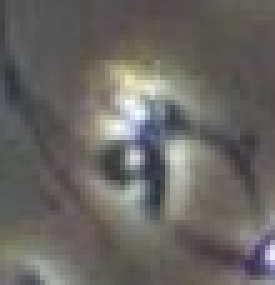
#> input picture sperm_roi/sperm_0/segment_0/frame_11.jpg, 55 x 57 px (shown 5 times larger); its folder holds only this picture in this run
$ python DFICalculation.py
#> lines starting #> are read from the running program, lines starting #| are printed output that depends on the picture; after the words box and inside, x2 and y2 are one past the last pixel; in counts of white or black regions, pixels touching at a corner belong together
#> further down, roi is the input picture: shape (57, 55, 3); mean B, G, R 98.7, 102.3, 105.1
import os
import cv2
import numpy as np
import pandas as pd


ROI_DIR = "sperm_roi"
CSV_DIR = "sperm_csv"
OUTPUT_SUMMARY = "DFI_summary.csv"

summary_results = []


def extract_features(roi):
    gray = cv2.cvtColor(roi, cv2.COLOR_BGR2GRAY)
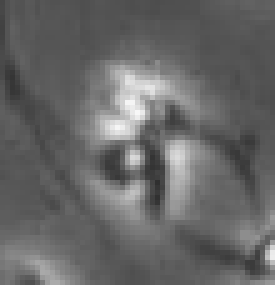
#> gray: shape (57, 55) (shown 5 times larger); min 48, max 247, mean 102.8
    blur = cv2.GaussianBlur(gray, (5,5), 0)

    _, binary = cv2.threshold(
        blur, 0, 255, cv2.THRESH_BINARY + cv2.THRESH_OTSU
    )
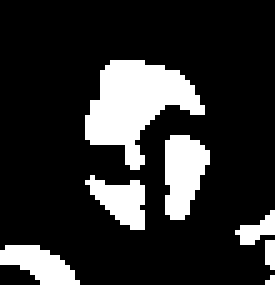
#> binary: shape (57, 55) (shown 5 times larger); 18.5% white; 7 white regions (2 under 20 px)

    contours, _ = cv2.findContours(
        binary, cv2.RETR_EXTERNAL, cv2.CHAIN_APPROX_SIMPLE
    )
#> contours = 7 contours, 3 with area under 20; largest, box (x1, y1, x2, y2) and area: (17, 12, 41, 34) 237, (33, 27, 42, 44) 91, (0, 49, 16, 57) 60, (17, 35, 29, 46) 60

    if not contours:
        return None

    cnt = max(contours, key=cv2.contourArea)
#> cnt = contour of 37 points, box (x1, y1, x2, y2) (17, 12, 41, 34), area 237

    # Edge refinement
    epsilon = 0.01 * cv2.arcLength(cnt, True)
#> epsilon = 0.808
    cnt = cv2.approxPolyDP(cnt, epsilon, True)
#> cnt = contour of 15 points, box (x1, y1, x2, y2) (17, 12, 41, 34), area 237

    area = cv2.contourArea(cnt)
#> area = 237
    perimeter = cv2.arcLength(cnt, True)
#> perimeter = 77.37

    circularity = (4 * np.pi * area) / (perimeter**2 + 1e-6)
#> circularity = 0.497

    x, y, w, h = cv2.boundingRect(cnt)
#> x = 17; y = 12; w = 24; h = 22
    aspect_ratio = w / h if h > 0 else 0
#> aspect_ratio = 1.09

    hull = cv2.convexHull(cnt)
#> hull = contour of 10 points, box (x1, y1, x2, y2) (17, 12, 41, 34), area 324
    solidity = area / (cv2.contourArea(hull) + 1e-6)
#> solidity = 0.733

    return area, perimeter, circularity, aspect_ratio, solidity


def classify(area, circ, ar, solidity):

    # Strict NORMAL condition
    if (0.75 <= circ <= 1.0) and (0.8 <= ar <= 1.3) and (solidity >= 0.9):
        return "Normal sperm shape"

    # Abnormal cases
    elif ar > 1.5:
        return "Elongated (abnormal) sperm head"

    elif solidity < 0.85:
        return "Irregular / Fragmented sperm shape"

    # Borderline
    else:
        return "Borderline / Uncertain morphology"


for sperm_id in os.listdir(ROI_DIR):

    sperm_path = os.path.join(ROI_DIR, sperm_id)
    if not os.path.isdir(sperm_path):
        continue

    print(f"Processing {sperm_id}...")

    records = []
    total = 0
    normal_count = 0
    abnormal_count = 0


    for segment in os.listdir(sperm_path):
        seg_path = os.path.join(sperm_path, segment)

        if not os.path.isdir(seg_path):
            continue

        for img_name in os.listdir(seg_path):
            img_path = os.path.join(seg_path, img_name)

            roi = cv2.imread(img_path)
            if roi is None:
                continue

            feat = extract_features(roi)
#> feat = (237, 77.37, 0.497, 1.09, 0.733)
            if feat is None:
                continue

            area, per, circ, ar, sol = feat
#> area = 237; per = 77.37; circ = 0.497; ar = 1.09; sol = 0.733
            label = classify(area, circ, ar, sol)
#> label = 'Irregular / Fragmented sperm shape'

            total += 1

            if "Normal" in label:
                normal_count += 1
            else:
                abnormal_count += 1

            records.append({
                "sperm_id": sperm_id,
                "segment": segment,
                "image": img_name,
                "area": area,
                "perimeter": per,
                "circularity": circ,
                "aspect_ratio": ar,
                "solidity": sol,
                "classification": label
            })


    df_morph = pd.DataFrame(records)
    df_morph.to_csv(
        os.path.join(sperm_path, f"{sperm_id}_analysis.csv"),
        index=False
    )


    csv_path = os.path.join(CSV_DIR, f"{sperm_id}.csv")

    M_score = 0
    if os.path.exists(csv_path):
        df_motion = pd.read_csv(csv_path)
        speeds = df_motion["speed"].dropna().values

        if len(speeds) > 0:
            mean_speed = np.mean(speeds)
            stability = np.std(speeds)
            M_score = mean_speed - stability


    if total > 0:
        avg_circ = np.mean([r["circularity"] for r in records])
        avg_ar   = np.mean([r["aspect_ratio"] for r in records])
        avg_sol  = np.mean([r["solidity"] for r in records])

        Morph_score = (avg_circ + (1/(avg_ar+1e-6)) + avg_sol) / 3
    else:
        avg_circ = 0
        Morph_score = 0


    areas = [r["area"] for r in records]
    S_score = np.var(areas) if len(areas) > 0 else 0


    if (M_score < 0) or (Morph_score < 1.0) or (S_score > 50):
        DFI = "Fragmented"
    else:
        DFI = "Non-Fragmented"


    summary_results.append({
        "sperm_id": sperm_id,
        "total_frames": total,
        "normal_frames": normal_count,
        "abnormal_frames": abnormal_count,
        "M_score": M_score,
        "Morph_score": Morph_score,
        "Size_variance": S_score,
        "DFI": DFI
    })


summary_df = pd.DataFrame(summary_results)
summary_df.to_csv(OUTPUT_SUMMARY, index=False)

print("\nFULL PIPELINE COMPLETED!")
print(f"Saved: {OUTPUT_SUMMARY}")

$ run again, on sperm_roi/sperm_0/segment_1/frame_43.jpg
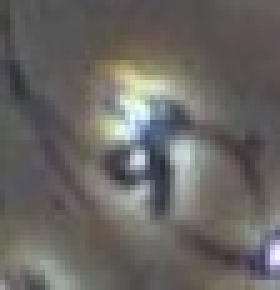
#> input picture sperm_roi/sperm_0/segment_1/frame_43.jpg, 56 x 58 px (shown 5 times larger)
#> roi is the input picture: shape (58, 56, 3); mean B, G, R 99.3, 102.4, 105
#> in extract_features, `gray = cv2.cvtColor(roi, cv2.COLOR_BGR2GRAY)`:
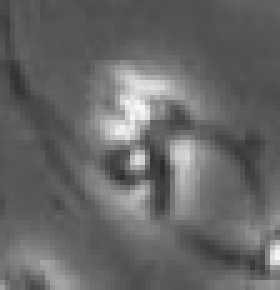
#> gray: shape (58, 56) (shown 5 times larger); min 45, max 247, mean 102.8
#> in extract_features, `_, binary = cv2.threshold( blur, 0, 255, cv2.THRESH_BINARY + cv2.THRES..`:
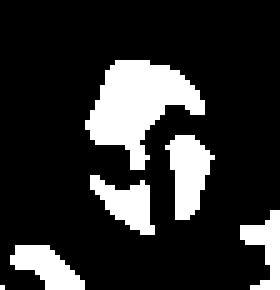
#> binary: shape (58, 56) (shown 5 times larger); 18.6% white; 6 white regions (1 under 20 px)
#> contours = 6 contours, 1 with area under 20; largest, box (x1, y1, x2, y2) and area: (17, 12, 41, 34) 238, (33, 27, 43, 44) 84, (18, 35, 31, 47) 64, (2, 49, 17, 58) 62, (48, 42, 56, 58) 42
#> in extract_features, `cnt = max(contours, key=cv2.contourArea)`: cnt = contour of 39 points, box (x1, y1, x2, y2) (17, 12, 41, 34), area 238
#> epsilon = 0.796
#> in extract_features, `cnt = cv2.approxPolyDP(cnt, epsilon, True)`: cnt = contour of 16 points, box (x1, y1, x2, y2) (17, 12, 41, 34), area 236
#> in extract_features, `area = cv2.contourArea(cnt)`: area = 236
#> perimeter = 76.31
#> circularity = 0.509
#> x = 17; y = 12; w = 24; h = 22
#> aspect_ratio = 1.09
#> hull = contour of 9 points, box (x1, y1, x2, y2) (17, 12, 41, 34), area 318
#> solidity = 0.742
#> feat = (236, 76.31, 0.509, 1.09, 0.742)
#> `area, per, circ, ar, sol = feat`: area = 236; per = 76.31; circ = 0.509; ar = 1.09; sol = 0.742
#> label = 'Irregular / Fragmented sperm shape'
